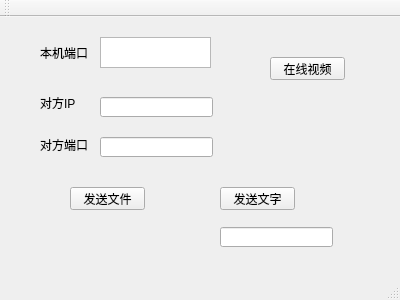
<?xml version="1.0" encoding="UTF-8"?>
<ui version="4.0">
 <class>MainWindow</class>
 <widget class="QMainWindow" name="MainWindow">
  <property name="geometry">
   <rect>
    <x>0</x>
    <y>0</y>
    <width>400</width>
    <height>300</height>
   </rect>
  </property>
  <property name="windowTitle">
   <string>MainWindow</string>
  </property>
  <widget class="QWidget" name="centralWidget">
   <widget class="QLabel" name="label">
    <property name="geometry">
     <rect>
      <x>40</x>
      <y>30</y>
      <width>54</width>
      <height>12</height>
     </rect>
    </property>
    <property name="text">
     <string>本机端口</string>
    </property>
   </widget>
   <widget class="QTextBrowser" name="self_port">
    <property name="geometry">
     <rect>
      <x>100</x>
      <y>20</y>
      <width>111</width>
      <height>31</height>
     </rect>
    </property>
    <property name="verticalScrollBarPolicy">
     <enum>Qt::ScrollBarAlwaysOff</enum>
    </property>
    <property name="horizontalScrollBarPolicy">
     <enum>Qt::ScrollBarAlwaysOff</enum>
    </property>
   </widget>
   <widget class="QLabel" name="label_2">
    <property name="geometry">
     <rect>
      <x>40</x>
      <y>120</y>
      <width>61</width>
      <height>16</height>
     </rect>
    </property>
    <property name="text">
     <string>对方端口</string>
    </property>
   </widget>
   <widget class="QLabel" name="label_3">
    <property name="geometry">
     <rect>
      <x>40</x>
      <y>80</y>
      <width>54</width>
      <height>12</height>
     </rect>
    </property>
    <property name="text">
     <string>对方IP</string>
    </property>
   </widget>
   <widget class="QPushButton" name="file_transfer">
    <property name="geometry">
     <rect>
      <x>70</x>
      <y>170</y>
      <width>75</width>
      <height>23</height>
     </rect>
    </property>
    <property name="text">
     <string>发送文件</string>
    </property>
   </widget>
   <widget class="QPushButton" name="text_transfer">
    <property name="geometry">
     <rect>
      <x>220</x>
      <y>170</y>
      <width>75</width>
      <height>23</height>
     </rect>
    </property>
    <property name="text">
     <string>发送文字</string>
    </property>
   </widget>
   <widget class="QLineEdit" name="text">
    <property name="geometry">
     <rect>
      <x>220</x>
      <y>210</y>
      <width>113</width>
      <height>20</height>
     </rect>
    </property>
   </widget>
   <widget class="QLineEdit" name="oppo_ip">
    <property name="geometry">
     <rect>
      <x>100</x>
      <y>80</y>
      <width>113</width>
      <height>20</height>
     </rect>
    </property>
   </widget>
   <widget class="QLineEdit" name="oppo_port">
    <property name="geometry">
     <rect>
      <x>100</x>
      <y>120</y>
      <width>113</width>
      <height>20</height>
     </rect>
    </property>
   </widget>
   <widget class="QPushButton" name="online_video">
    <property name="geometry">
     <rect>
      <x>270</x>
      <y>40</y>
      <width>75</width>
      <height>23</height>
     </rect>
    </property>
    <property name="text">
     <string>在线视频</string>
    </property>
   </widget>
  </widget>
  <widget class="QMenuBar" name="menuBar">
   <property name="geometry">
    <rect>
     <x>0</x>
     <y>0</y>
     <width>400</width>
     <height>23</height>
    </rect>
   </property>
  </widget>
  <widget class="QToolBar" name="mainToolBar">
   <attribute name="toolBarArea">
    <enum>TopToolBarArea</enum>
   </attribute>
   <attribute name="toolBarBreak">
    <bool>false</bool>
   </attribute>
  </widget>
  <widget class="QStatusBar" name="statusBar"/>
 </widget>
 <layoutdefault spacing="6" margin="11"/>
 <resources/>
 <connections/>
</ui>
